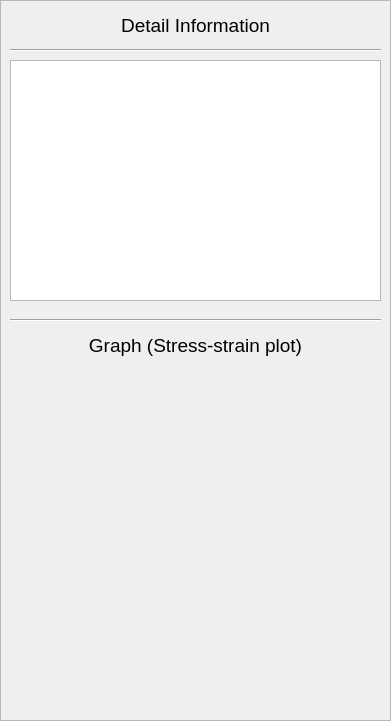
   <widget class="QFrame" name="frame_6">
    <property name="geometry">
     <rect>
      <x>1450</x>
      <y>10</y>
      <width>391</width>
      <height>721</height>
     </rect>
    </property>
    <property name="frameShape">
     <enum>QFrame::StyledPanel</enum>
    </property>
    <property name="frameShadow">
     <enum>QFrame::Plain</enum>
    </property>
    <widget class="QLabel" name="label_35">
     <property name="geometry">
      <rect>
       <x>20</x>
       <y>10</y>
       <width>351</width>
       <height>31</height>
      </rect>
     </property>
     <property name="font">
      <font>
       <family>Arial</family>
       <pointsize>14</pointsize>
       <weight>50</weight>
       <bold>false</bold>
      </font>
     </property>
     <property name="text">
      <string>Detail Information</string>
     </property>
     <property name="alignment">
      <set>Qt::AlignCenter</set>
     </property>
    </widget>
    <widget class="Line" name="line">
     <property name="geometry">
      <rect>
       <x>10</x>
       <y>40</y>
       <width>371</width>
       <height>20</height>
      </rect>
     </property>
     <property name="orientation">
      <enum>Qt::Horizontal</enum>
     </property>
    </widget>
    <widget class="Line" name="line_2">
     <property name="geometry">
      <rect>
       <x>10</x>
       <y>310</y>
       <width>371</width>
       <height>20</height>
      </rect>
     </property>
     <property name="orientation">
      <enum>Qt::Horizontal</enum>
     </property>
    </widget>
    <widget class="QLabel" name="graph">
     <property name="geometry">
      <rect>
       <x>10</x>
       <y>360</y>
       <width>371</width>
       <height>311</height>
      </rect>
     </property>
     <property name="autoFillBackground">
      <bool>true</bool>
     </property>
     <property name="text">
      <string/>
     </property>
    </widget>
    <widget class="QTableWidget" name="information_widget">
     <property name="geometry">
      <rect>
       <x>10</x>
       <y>60</y>
       <width>371</width>
       <height>241</height>
      </rect>
     </property>
     <property name="font">
      <font>
       <pointsize>8</pointsize>
      </font>
     </property>
     <property name="lineWidth">
      <number>0</number>
     </property>
     <property name="verticalScrollBarPolicy">
      <enum>Qt::ScrollBarAlwaysOff</enum>
     </property>
     <property name="horizontalScrollBarPolicy">
      <enum>Qt::ScrollBarAlwaysOff</enum>
     </property>
     <property name="sizeAdjustPolicy">
      <enum>QAbstractScrollArea::AdjustToContentsOnFirstShow</enum>
     </property>
     <property name="gridStyle">
      <enum>Qt::DashLine</enum>
     </property>
     <property name="rowCount">
      <number>0</number>
     </property>
     <property name="columnCount">
      <number>1</number>
     </property>
     <attribute name="horizontalHeaderVisible">
      <bool>false</bool>
     </attribute>
     <attribute name="horizontalHeaderCascadingSectionResizes">
      <bool>true</bool>
     </attribute>
     <attribute name="horizontalHeaderShowSortIndicator" stdset="0">
      <bool>false</bool>
     </attribute>
     <attribute name="horizontalHeaderStretchLastSection">
      <bool>true</bool>
     </attribute>
     <attribute name="verticalHeaderVisible">
      <bool>true</bool>
     </attribute>
     <attribute name="verticalHeaderDefaultSectionSize">
      <number>25</number>
     </attribute>
     <attribute name="verticalHeaderMinimumSectionSize">
      <number>25</number>
     </attribute>
     <attribute name="verticalHeaderStretchLastSection">
      <bool>true</bool>
     </attribute>
     <column/>
    </widget>
    <widget class="QLabel" name="label_43">
     <property name="geometry">
      <rect>
       <x>20</x>
       <y>330</y>
       <width>351</width>
       <height>31</height>
      </rect>
     </property>
     <property name="font">
      <font>
       <family>Arial</family>
       <pointsize>14</pointsize>
       <weight>50</weight>
       <bold>false</bold>
      </font>
     </property>
     <property name="text">
      <string>Graph (Stress-strain plot)</string>
     </property>
     <property name="alignment">
      <set>Qt::AlignCenter</set>
     </property>
    </widget>
   </widget>
